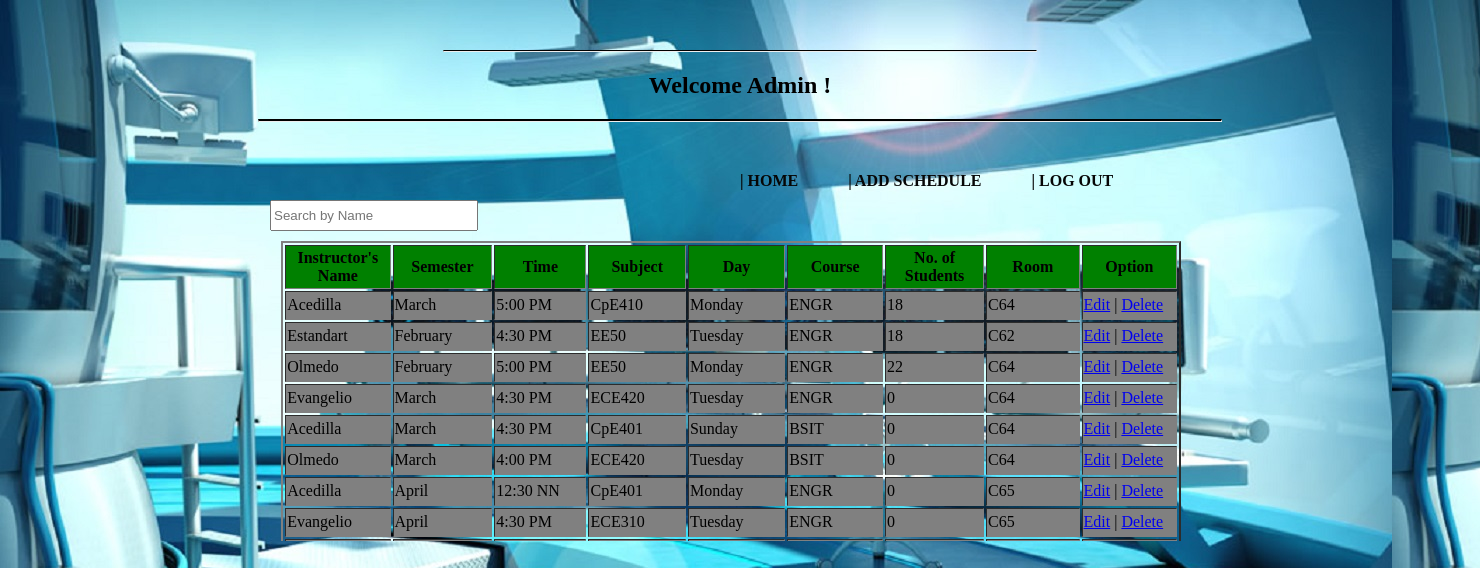
The page /Admin/schedule.php on the database its author committed.
### tables this page shows
CREATE TABLE IF NOT EXISTS `registration` (
  `id` int(11) NOT NULL AUTO_INCREMENT,
  `month` varchar(50) NOT NULL,
  `taym` varchar(50) NOT NULL,
  `subject` varchar(50) NOT NULL,
  `day` varchar(50) NOT NULL,
  `course` varchar(50) NOT NULL,
  `room` varchar(50) NOT NULL,
  `lname` varchar(50) NOT NULL,
  `students` int(50) NOT NULL,
  PRIMARY KEY (`id`)
);

### functions/function.php (called while the page is built, shortened)
<?php
 function connect(){
 	$db = new PDO("mysql:host=localhost;dbname=scheduling_system","root","");
 	return $db;
 }
  function getemp(){
	$db = connect();
	$sth = $db->prepare("Select * From registration order by id");
	$sth->execute();
	$results = $sth->fetchAll(PDO::FETCH_OBJ);
	return $results;
}
?>

### Admin/schedule.php (the view, shortened to what this page needs)
<!DOCTYPE html>
<?php
include "../functions/function.php";
 $noob = getemp();
?>
<html>
	<head>
	</head>
<body>
	 <hr class="style1" >
      <h2 align="center">Welcome Admin !</h2>
  <hr class="style2">
  <div class="navi">
    <nav>
      <ul>
          <li><a href="schedule.php">| HOME</a></li>
        <li><a href="table.php">| ADD SCHEDULE</a></li>
        <li><a href="../functions/logout.php">| LOG OUT</a></li>
      </ul>
    </nav>
  </div>
  <br>
  <div class="dib">
        <form class="search" method="POST" action="schedule.php" >
          <input type="text" class="sirts" name="search" placeholder="Search by Name">
        </form>
 </div>
	<div class="wrapper" >
  <table class="table2"  border="2">
	<tr class="font1">
    <th>Instructor's Name</th>
		<th>Semester</th>
		<th>Time</th>
		<th>Subject</th>
		<th>Day</th>
		<th>Course</th>
    <th>No. of Students</th>
		<th>Room</th>
		<th>Option</th>
	</tr>
	<?php foreach ($noob as $g ):?>
	<tr class="font">
    <td><?php echo $g->lname;?></td>
		<td><?php echo  $g->month; ?></td>
		<td><?php echo  $g->taym; ?></td>
		<td><?php echo  $g->subject; ?></td>
		<td><?php echo  $g->day; ?></td>
		<td><?php echo  $g->course; ?></td>
    <td><?php echo  $g->students; ?></td>
		<td><?php echo  $g->room; ?></td>
		<td><a href="../functions/page.php?id=<?php echo $g->id;?>">Edit</a> |
		<a href="schedule.php?id=<?php echo $g->id;?>
		&action=delete" onclick="return confirm('Are you sure?')">Delete</a>
		</td>
	</tr>
	<?php endforeach;?>
	</table>
 	</div>
</body>
</html>

### Admin/schedule.php (style rules this page uses)
body { background-image: url(../images/blue-lab.jpg); margin: 0 auto; }
.style1 { border-top: 1px solid; margin-top: 50px; width: 40%; }
.style2 { border-top: 2px solid ; width: 65%; }
.wrapper { height: 300px; width: 900px; position: absolute; left: 19%; overflow: auto; }
.wrapper table th { background-color: green; width: 110px; height: 40px; }
.wrapper table td { height:25px; background-color: gray; }
.search { position: relative; left: 270px; margin: 10px auto; border-radius: 50px; }
.sirts { width: 200px; height: 25px; }
.navi { width: 500px; margin: 0 auto; margin-left: 700px; margin-top: 50px; }
.navi ul li { float: left; margin-right: 50px; }
.navi ul { list-style: none; }
.navi ul li a { text-decoration: none; font-weight: bold; color: #060606; }

### rows shown on the page
registration: lname "Acedilla", month "March", taym "5:00 PM", subject "CpE410", day "Monday", course "ENGR", students "18", room "C64"
registration: lname "Estandart", month "February", taym "4:30 PM", subject "EE50", day "Tuesday", course "ENGR", students "18", room "C62"
registration: lname "Olmedo", month "February", taym "5:00 PM", subject "EE50", day "Monday", course "ENGR", students "22", room "C64"
registration: lname "Evangelio", month "March", taym "4:30 PM", subject "ECE420", day "Tuesday", course "ENGR", students "0", room "C64"
registration: lname "Acedilla", month "March", taym "4:30 PM", subject "CpE401", day "Sunday", course "BSIT", students "0", room "C64"
registration: lname "Olmedo", month "March", taym "4:00 PM", subject "ECE420", day "Tuesday", course "BSIT", students "0", room "C64"
registration: lname "Acedilla", month "April", taym "12:30 NN", subject "CpE401", day "Monday", course "ENGR", students "0", room "C65"
registration: lname "Evangelio", month "April", taym "4:30 PM", subject "ECE310", day "Tuesday", course "ENGR", students "0", room "C65"
